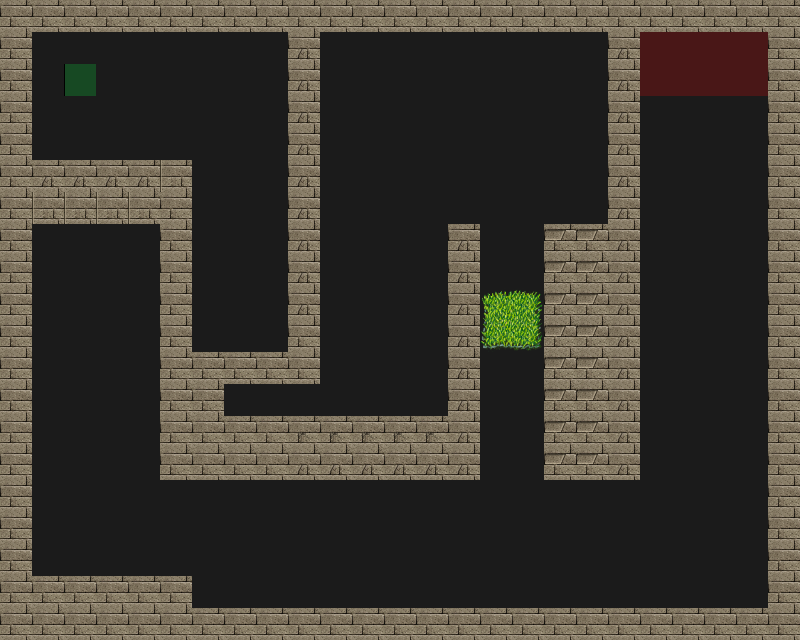

The image is a tile-based game level rendered from a .tmx file. Its description and complete source (layers, tilesets, objects, tile grids) follow:
An orthogonal 25x20 tile map with 32x32 px tiles, 4 tile layers (Road, Trap, Wall, Utility), 4 tilesets.

<map version="1.0" orientation="orthogonal" renderorder="right-down" width="25" height="20" tilewidth="32" tileheight="32" nextobjectid="1">
 <tileset firstgid="1" source="tilesets/meta.tsx" />
 <tileset firstgid="3" source="tilesets/road.tsx" />
 <tileset firstgid="4" source="tilesets/traps.tsx" />
 <tileset firstgid="196" source="tilesets/wallsandroofs.tsx" />
 <layer name="Road" width="25" height="20">
  <data encoding="csv">
3,3,3,3,3,3,3,3,3,3,3,3,3,3,3,3,3,3,3,3,3,3,3,3,3,
3,3,3,3,3,3,3,3,3,3,3,3,3,3,3,3,3,3,3,3,3,3,3,3,3,
3,3,3,3,3,3,3,3,3,3,3,3,3,3,3,3,3,3,3,3,3,3,3,3,3,
3,3,3,3,3,3,3,3,3,3,3,3,3,3,3,3,3,3,3,3,3,3,3,3,3,
3,3,3,3,3,3,3,3,3,3,3,3,3,3,3,3,3,3,3,3,3,3,3,3,3,
3,3,3,3,3,3,3,3,3,3,3,3,3,3,3,3,3,3,3,3,3,3,3,3,3,
3,3,3,3,3,3,3,3,3,3,3,3,3,3,3,3,3,3,3,3,3,3,3,3,3,
3,3,3,3,3,3,3,3,3,3,3,3,3,3,3,3,3,3,3,3,3,3,3,3,3,
3,3,3,3,3,3,3,3,3,3,3,3,3,3,3,3,3,3,3,3,3,3,3,3,3,
3,3,3,3,3,3,3,3,3,3,3,3,3,3,3,3,3,3,3,3,3,3,3,3,3,
3,3,3,3,3,3,3,3,3,3,3,3,3,3,3,3,3,3,3,3,3,3,3,3,3,
3,3,3,3,3,3,3,3,3,3,3,3,3,3,3,3,3,3,3,3,3,3,3,3,3,
3,3,3,3,3,3,3,3,3,3,3,3,3,3,3,3,3,3,3,3,3,3,3,3,3,
3,3,3,3,3,3,3,3,3,3,3,3,3,3,3,3,3,3,3,3,3,3,3,3,3,
3,3,3,3,3,3,3,3,3,3,3,3,3,3,3,3,3,3,3,3,3,3,3,3,3,
3,3,3,3,3,3,3,3,3,3,3,3,3,3,3,3,3,3,3,3,3,3,3,3,3,
3,3,3,3,3,3,3,3,3,3,3,3,3,3,3,3,3,3,3,3,3,3,3,3,3,
3,3,3,3,3,3,3,3,3,3,3,3,3,3,3,3,3,3,3,3,3,3,3,3,3,
3,3,3,3,3,3,3,3,3,3,3,3,3,3,3,3,3,3,3,3,3,3,3,3,3,
3,3,3,3,3,3,3,3,3,3,3,3,3,3,3,3,3,3,3,3,3,3,3,3,3
</data>
 </layer>
 <layer name="Trap" width="25" height="20">
  <data encoding="csv">
0,0,0,0,0,0,0,0,0,0,0,0,0,0,0,0,0,0,0,0,0,0,0,0,0,
0,0,0,0,0,0,0,0,0,0,0,0,0,0,0,0,0,0,0,0,0,0,0,0,0,
0,0,0,0,0,0,0,0,0,0,0,0,0,0,0,0,0,0,0,0,0,0,0,0,0,
0,0,0,0,0,0,0,0,0,0,0,0,0,0,0,0,0,0,0,0,0,0,0,0,0,
0,0,0,0,0,0,0,0,0,0,0,0,0,0,0,0,0,0,0,0,0,0,0,0,0,
0,0,0,0,0,0,0,0,0,0,0,0,0,0,0,0,0,0,0,0,0,0,0,0,0,
0,0,0,0,0,0,0,0,0,0,0,0,0,0,0,0,0,0,0,0,0,0,0,0,0,
0,0,0,0,0,0,0,0,0,0,0,0,0,0,0,0,0,0,0,0,0,0,0,0,0,
0,0,0,0,0,0,0,0,0,0,0,0,0,0,0,0,0,0,0,0,0,0,0,0,0,
0,0,0,0,0,0,0,0,0,0,0,0,0,0,0,26,27,0,0,0,0,0,0,0,0,
0,0,0,0,0,0,0,0,0,0,0,0,0,0,0,42,43,0,0,0,0,0,0,0,0,
0,0,0,0,0,0,0,0,0,0,0,0,0,0,0,0,0,0,0,0,0,0,0,0,0,
0,0,0,0,0,0,0,0,0,0,0,0,0,0,0,0,0,0,0,0,0,0,0,0,0,
0,0,0,0,0,0,0,0,0,0,0,0,0,0,0,0,0,0,0,0,0,0,0,0,0,
0,0,0,0,0,0,0,0,0,0,0,0,0,0,0,0,0,0,0,0,0,0,0,0,0,
0,0,0,0,0,0,0,0,0,0,0,0,0,0,0,0,0,0,0,0,0,0,0,0,0,
0,0,0,0,0,0,0,0,0,0,0,0,0,0,0,0,0,0,0,0,0,0,0,0,0,
0,0,0,0,0,0,0,0,0,0,0,0,0,0,0,0,0,0,0,0,0,0,0,0,0,
0,0,0,0,0,0,0,0,0,0,0,0,0,0,0,0,0,0,0,0,0,0,0,0,0,
0,0,0,0,0,0,0,0,0,0,0,0,0,0,0,0,0,0,0,0,0,0,0,0,0
</data>
 </layer>
 <layer name="Wall" width="25" height="20">
  <data encoding="csv">
261,261,261,261,261,261,261,261,261,261,261,261,261,261,261,261,261,261,261,261,261,261,261,261,261,
261,0,0,0,0,0,0,0,0,309,0,0,0,0,0,0,0,0,0,309,0,0,0,0,261,
261,0,0,0,0,0,0,0,0,309,0,0,0,0,0,0,0,0,0,309,0,0,0,0,261,
261,0,0,0,0,0,0,0,0,309,0,0,0,0,0,0,0,0,0,309,0,0,0,0,261,
261,0,0,0,0,0,0,0,0,309,0,0,0,0,0,0,0,0,0,309,0,0,0,0,261,
261,309,309,309,309,260,0,0,0,309,0,0,0,0,0,0,0,0,0,309,0,0,0,0,261,
261,260,260,260,260,261,0,0,0,309,0,0,0,0,0,0,0,0,0,309,0,0,0,0,261,
261,0,0,0,0,261,0,0,0,309,0,0,0,0,309,0,0,248,248,309,0,0,0,0,261,
261,0,0,0,0,261,0,0,0,309,0,0,0,0,309,0,0,248,248,309,0,0,0,0,261,
261,0,0,0,0,261,0,0,0,309,0,0,0,0,309,0,0,248,248,309,0,0,0,0,261,
261,0,0,0,0,261,0,0,0,261,0,0,0,0,309,0,0,248,248,309,0,0,0,0,261,
261,0,0,0,0,261,261,261,261,261,0,0,0,0,309,0,0,248,248,309,0,0,0,0,261,
261,0,0,0,0,261,261,0,0,0,0,0,0,0,309,0,0,248,248,309,0,0,0,0,261,
261,0,0,0,0,261,261,261,261,247,247,247,247,247,309,0,0,248,248,309,0,0,0,0,261,
261,0,0,0,0,261,261,261,261,309,309,309,309,309,309,0,0,248,248,309,0,0,0,0,261,
261,0,0,0,0,0,0,0,0,0,0,0,0,0,0,0,0,0,0,0,0,0,0,0,261,
261,0,0,0,0,0,0,0,0,0,0,0,0,0,0,0,0,0,0,0,0,0,0,0,261,
261,0,0,0,0,0,0,0,0,0,0,0,0,0,0,0,0,0,0,0,0,0,0,0,261,
261,261,261,261,261,261,0,0,0,0,0,0,0,0,0,0,0,0,0,0,0,0,0,0,261,
261,261,261,261,261,261,261,261,261,261,261,261,261,261,261,261,261,261,261,261,261,261,261,261,261
</data>
 </layer>
 <layer name="Utility" width="25" height="20">
  <data encoding="csv">
0,0,0,0,0,0,0,0,0,0,0,0,0,0,0,0,0,0,0,0,0,0,0,0,0,
0,0,0,0,0,0,0,0,0,0,0,0,0,0,0,0,0,0,0,0,1,1,1,1,0,
0,0,2,0,0,0,0,0,0,0,0,0,0,0,0,0,0,0,0,0,1,1,1,1,0,
0,0,0,0,0,0,0,0,0,0,0,0,0,0,0,0,0,0,0,0,0,0,0,0,0,
0,0,0,0,0,0,0,0,0,0,0,0,0,0,0,0,0,0,0,0,0,0,0,0,0,
0,0,0,0,0,0,0,0,0,0,0,0,0,0,0,0,0,0,0,0,0,0,0,0,0,
0,0,0,0,0,0,0,0,0,0,0,0,0,0,0,0,0,0,0,0,0,0,0,0,0,
0,0,0,0,0,0,0,0,0,0,0,0,0,0,0,0,0,0,0,0,0,0,0,0,0,
0,0,0,0,0,0,0,0,0,0,0,0,0,0,0,0,0,0,0,0,0,0,0,0,0,
0,0,0,0,0,0,0,0,0,0,0,0,0,0,0,0,0,0,0,0,0,0,0,0,0,
0,0,0,0,0,0,0,0,0,0,0,0,0,0,0,0,0,0,0,0,0,0,0,0,0,
0,0,0,0,0,0,0,0,0,0,0,0,0,0,0,0,0,0,0,0,0,0,0,0,0,
0,0,0,0,0,0,0,0,0,0,0,0,0,0,0,0,0,0,0,0,0,0,0,0,0,
0,0,0,0,0,0,0,0,0,0,0,0,0,0,0,0,0,0,0,0,0,0,0,0,0,
0,0,0,0,0,0,0,0,0,0,0,0,0,0,0,0,0,0,0,0,0,0,0,0,0,
0,0,0,0,0,0,0,0,0,0,0,0,0,0,0,0,0,0,0,0,0,0,0,0,0,
0,0,0,0,0,0,0,0,0,0,0,0,0,0,0,0,0,0,0,0,0,0,0,0,0,
0,0,0,0,0,0,0,0,0,0,0,0,0,0,0,0,0,0,0,0,0,0,0,0,0,
0,0,0,0,0,0,0,0,0,0,0,0,0,0,0,0,0,0,0,0,0,0,0,0,0,
0,0,0,0,0,0,0,0,0,0,0,0,0,0,0,0,0,0,0,0,0,0,0,0,0
</data>
 </layer>
</map>
